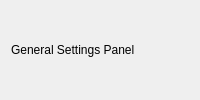
<?xml version="1.0" encoding="UTF-8"?>
<ui version="4.0">
<widget class="QWidget" name="general_settings_panel"><layout class="QVBoxLayout" name="general_settings_panelLayout"><item><widget class="QLabel" name="general_settings_panelLabel"><property name="text"><string>General Settings Panel</string></property></widget></item></layout></widget>

</ui>
